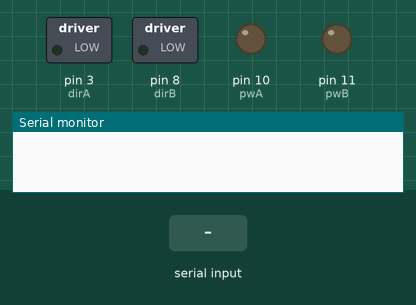
Recording of a sketch running on a simulated Arduino Uno, built with avr-gcc and run on an emulated ATmega328P. On the bench: switched loads named in the sketch (green lamp = pin HIGH), output pins drawn as LEDs (lit = HIGH), the last lines printed to the serial monitor. The inputs (shaded band) are chosen by the test bench.

Above: at 1.2 s.
1.3 s: "F" received over Serial
At 2.5 s:
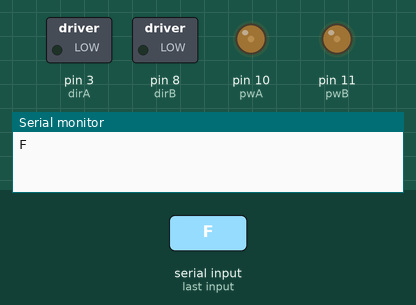
2.8 s: "B" received over Serial
At 3.8 s:
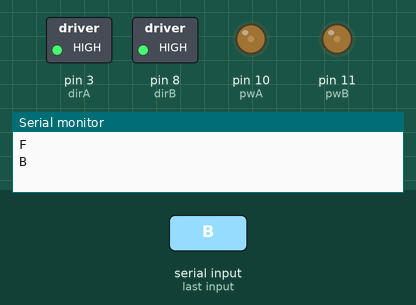
4.3 s: "L" received over Serial
At 5.0 s:
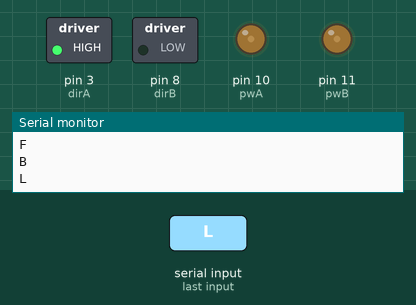
5.8 s: "R" received over Serial
At 6.1 s:
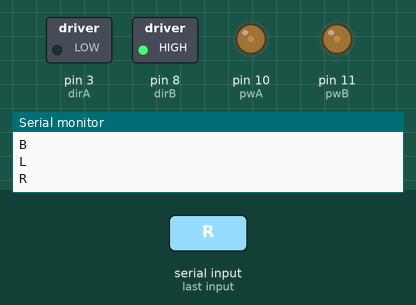
Timing chart, 0 to 8.3 s (numbered marks = the images above; inputs shaded):
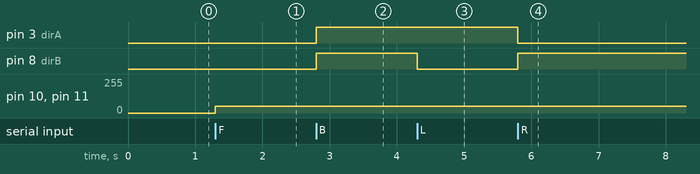

Measured:
- after the input at 1.3 s, pin 10 (pwA), pin 11 (pwB): 0/255 → 50/255 at once
- after the input at 2.8 s, pin 3 (dirA), pin 8 (dirB): LOW → HIGH at once
- after the input at 4.3 s, pin 8 (dirB): HIGH → LOW at once
- after the input at 5.8 s, pin 3 (dirA): HIGH → LOW at once; pin 8 (dirB): LOW → HIGH at once

The sketch:

RKI_motordriver.ino
```cpp
#define dirA 3
#define brkA 4
#define pwA 10
#define dirB 8
#define brkB 9
#define pwB 11


void setup() {
  pinMode(dirA, OUTPUT);
  pinMode(dirB, OUTPUT);

  //digitalWrite(dirA, LOW);
  //analogWrite(pwA, 50);
  //digitalWrite(dirB, HIGH);
  //analogWrite(pwB, 50);
  //digitalWrite(brkA, LOW);
  //digitalWrite(brkB, LOW);
  Serial.begin(38400);
}

void forward()
{ digitalWrite(dirA, LOW);
  analogWrite(pwA, 50);
  digitalWrite(dirB, LOW);
  analogWrite(pwB, 50);
  digitalWrite(brkA, LOW);
  digitalWrite(brkB, LOW);
}

void backward()
{ digitalWrite(dirA, HIGH);
  analogWrite(pwA, 50);
  digitalWrite(dirB, HIGH);
  analogWrite(pwB, 50);
  digitalWrite(brkA, LOW);
  digitalWrite(brkB, LOW);
}

void left()
{ digitalWrite(dirA, HIGH);
  analogWrite(pwA, 50);
  digitalWrite(dirB, LOW);
  analogWrite(pwB, 50);
  digitalWrite(brkA, LOW);
  digitalWrite(brkB, LOW);
}

void right()
{ digitalWrite(dirA, LOW);
  analogWrite(pwA, 50);
  digitalWrite(dirB, HIGH);
  analogWrite(pwB, 50);
  digitalWrite(brkA, LOW);
  digitalWrite(brkB, LOW);
}

void brake()
{digitalWrite(dirA, LOW);
 analogWrite(pwA, 0);
 digitalWrite(dirB, LOW);
 analogWrite(pwB, 0);
 digitalWrite(brkA, HIGH);
 digitalWrite(brkB, HIGH);
}

void loop() {

if(Serial.available())
 {
  char m = Serial.read();
  //Serial.println(m);
  switch(m)
  {
   case 'F': forward();
             Serial.println("F");
             break;
   case 'B': backward();
             Serial.println("B");
             break;
   case 'L': left();
             Serial.println("L");
             break;
   case 'R': right();
             Serial.println("R");
             break;
   default: brake();
            Serial.println("S");
            break;
  }
 }
}
```
